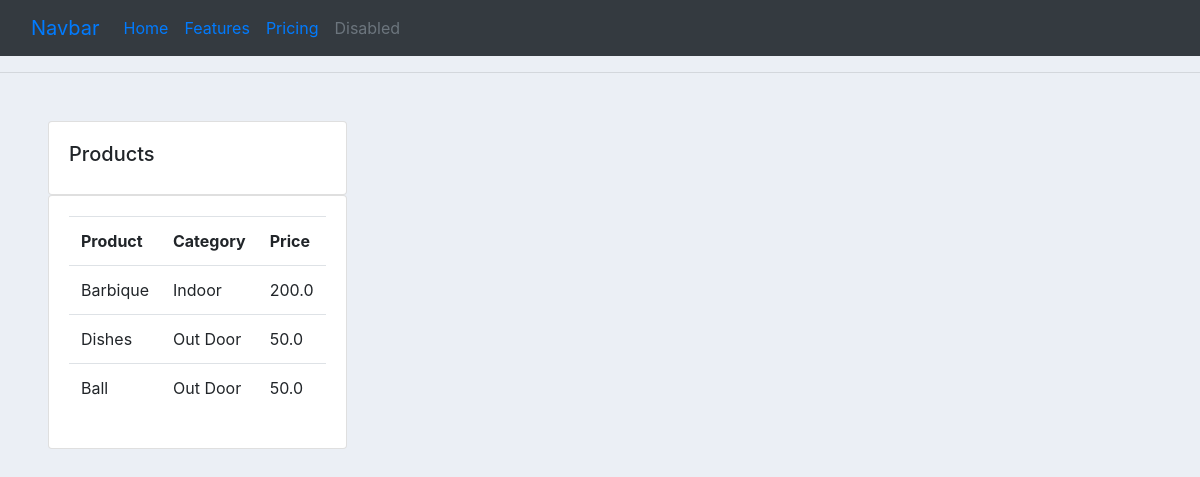
Screenshot of /products/ with the database file from the repository.
### accounts/models.py (models this page shows, shortened)
class Product(models.Model):
    CATEGORY = (('Indoor', 'Indoor'),
    ('Out Door', 'Out Door'))
    name = models.CharField(max_length=100)
    price = models.FloatField(null=True)
    category = models.CharField(max_length=100,null=True,choices=CATEGORY)
    description = models.CharField(max_length=100)
    date_created = models.DateTimeField(auto_now_add=True, null=True)
    tags = models.ManyToManyField(Tag)

### accounts/views.py (the view)
# urls.py: path('products/',views.products,name="products"),
def products(request):
    products = Product.objects.all()
    return render(request, 'accounts/products.html',{'products':products})

### accounts/templates/accounts/products.html
{% extends 'accounts/main.html' %}
{% block content %}
{% include 'accounts/navbar.html' %}
<hr>
<div class="row mt-5 ml-5">
    <div class="col-m1">
        <div class="card card-body">
            <h5>Products</h5>
        </div>
        <div class="card card-body">
            <table class="table">
                <tr>
                    <th>Product</th>
                    <th>Category</th>
                    <th>Price</th>
                </tr>
                {% for product in products %}
                <tr>
                    <td>{{product.name}}</td>
                    <td>{{product.category}}</td>
                    <td>{{product.price}}</td>
                </tr>
                {% endfor %}
            </table>
        </div>
    </div>
</div>
{% endblock %}

### static/css/style.css (style rules this page uses)
body { background-color: #ebeff5; }

### rows the page displays
Product: name "Barbique", category "Indoor", price "200.0"
Product: name "Dishes", category "Out Door", price "50.0"
Product: name "Ball", category "Out Door", price "50.0"
